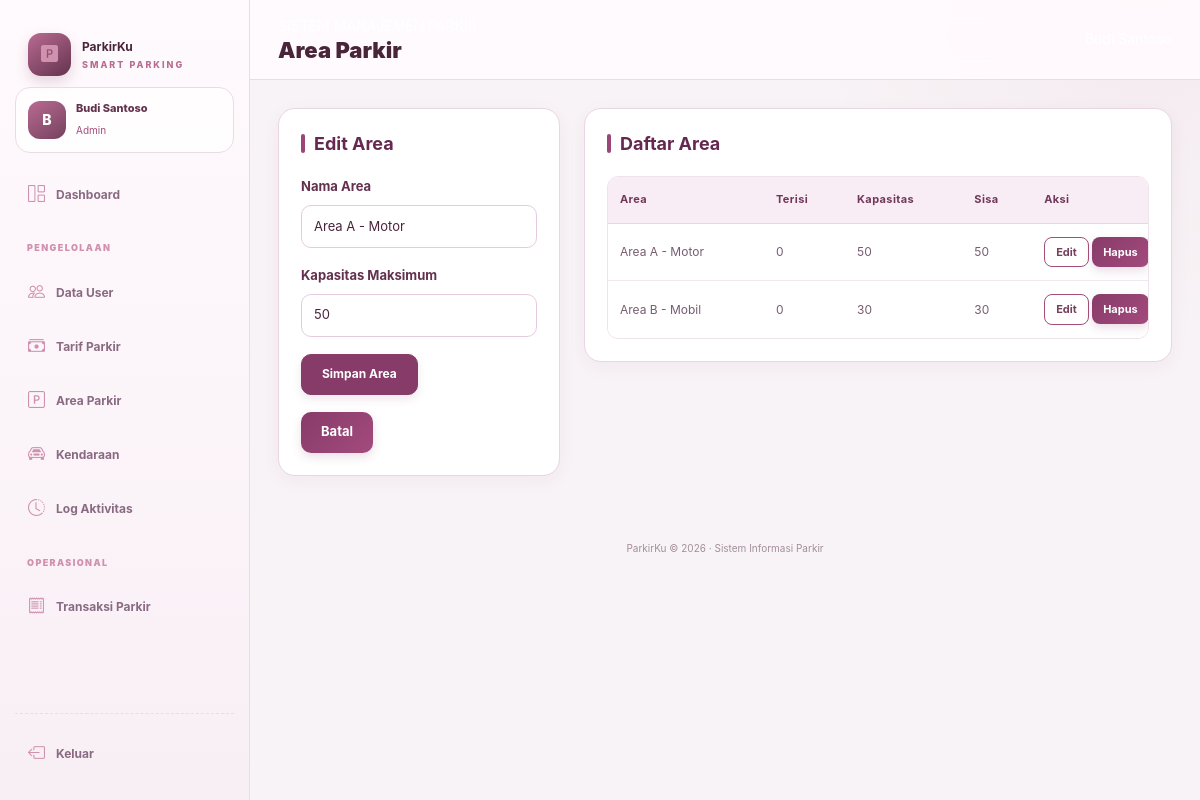
The app's page /parkir/admin/area.php?edit=1 (signed in) with its own data.
### tables this page shows
CREATE TABLE `tb_area_parkir` (
  `id_area` int(11) NOT NULL,
  `nama_area` varchar(50) NOT NULL,
  `kapasitas` int(5) NOT NULL,
  `terisi` int(5) NOT NULL
);

### parkir/includes/functions.php (called while the page is built, shortened)
<?php
function e($value): string
{
    return htmlspecialchars(
        (string)($value ?? ''),
        ENT_QUOTES,
        'UTF-8'
    );
}

### parkir/admin/area.php (the view, shortened to what this page needs)
<?php
require_once __DIR__ . '/../includes/auth.php';
$edit = null;
if (isset($_GET['edit'])) {
    $q = $pdo->prepare(
        'SELECT * FROM tb_area_parkir WHERE id_area=?'
    );
    $q->execute([(int)$_GET['edit']]);
    $edit = $q->fetch() ?: null;
}
$rows = $pdo->query(
    'SELECT * FROM tb_area_parkir ORDER BY id_area'
)->fetchAll();
require __DIR__ . '/../includes/header.php';
require __DIR__ . '/../includes/sidebar.php';
?>
<div class="row g-4">
    <div class="col-12 col-lg-4">
        <div class="panel">
            <h2 class="section-heading">
                <?= $edit ? 'Edit Area' : 'Tambah Area' ?>
            </h2>
            <form method="post">
                <div class="mb-3">
                    <label class="form-label">Nama Area</label>
                    <input class="form-control" name="nama_area" required
                           value="<?= e($edit['nama_area'] ?? '') ?>">
                </div>
                <div class="mb-3">
                    <label class="form-label">Kapasitas Maksimum</label>
                    <input class="form-control" type="number" min="1"
                           name="kapasitas" required
                           value="<?= e($edit['kapasitas'] ?? '50') ?>">
                </div>
                <button class="btn btn-primary">Simpan Area</button>
                <?php if ($edit): ?>
                    <a href="area.php" class="btn btn-outline-secondary">
                        Batal
                    </a>
                <?php endif; ?>
            </form>
        </div>
    </div>
    <div class="col-12 col-lg-8">
        <div class="panel">
            <h2 class="section-heading">Daftar Area</h2>
            <div class="table-responsive">
                <table class="table">
                    <thead>
                        <tr>
                            <th>Area</th>
                            <th>Terisi</th>
                            <th>Kapasitas</th>
                            <th>Sisa</th>
                            <th>Aksi</th>
                        </tr>
                    </thead>
                    <tbody>
                        <?php foreach ($rows as $r): ?>
                            <tr>
                                <td><?= e($r['nama_area']) ?></td>
                                <td><?= (int)$r['terisi'] ?></td>
                                <td><?= (int)$r['kapasitas'] ?></td>
                                <td>
                                    <?= max(
                                        0,
                                        (int)$r['kapasitas'] - (int)$r['terisi']
                                    ) ?>
                                </td>
                                <td>
                                    <a class="btn btn-sm btn-outline-primary"
                                       href="?edit=<?= (int)$r['id_area'] ?>">
                                        Edit
                                    </a>
                                    <form method="post" class="d-inline"
                                          onsubmit="return confirm('Hapus area ini?')">
                                        <button class="btn btn-sm btn-outline-danger">
                                            Hapus
                                        </button>
                                    </form>
                                </td>
                            </tr>
                        <?php endforeach; ?>
                    </tbody>
                </table>
            </div>
        </div>
    </div>
</div>
<?php require __DIR__ . '/../includes/footer.php'; ?>

### records on screen
tb_area_parkir: nama_area "Area A - Motor", kapasitas "50", terisi "0"
tb_area_parkir: nama_area "Area B - Mobil", terisi "0", kapasitas "30"

### other values on screen
substr($me['nama_lengkap'] ?? 'U', 0, 1) "B"
$me['nama_lengkap'] "Budi Santoso"
$role "Admin"
$pageTitle "Area Parkir"
